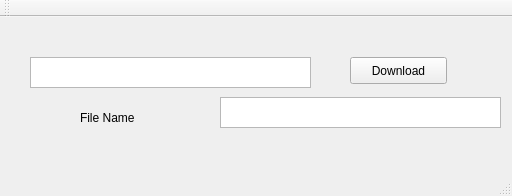
<?xml version="1.0" encoding="UTF-8"?>
<ui version="4.0">
 <class>MainWindow</class>
 <widget class="QMainWindow" name="MainWindow">
  <property name="geometry">
   <rect>
    <x>0</x>
    <y>0</y>
    <width>512</width>
    <height>196</height>
   </rect>
  </property>
  <property name="windowTitle">
   <string>MainWindow</string>
  </property>
  <widget class="QWidget" name="centralWidget">
   <widget class="QPushButton" name="pushButton">
    <property name="geometry">
     <rect>
      <x>350</x>
      <y>40</y>
      <width>97</width>
      <height>27</height>
     </rect>
    </property>
    <property name="text">
     <string>Download</string>
    </property>
   </widget>
   <widget class="QTextEdit" name="textEdit">
    <property name="geometry">
     <rect>
      <x>30</x>
      <y>40</y>
      <width>281</width>
      <height>31</height>
     </rect>
    </property>
   </widget>
   <widget class="QTextEdit" name="fileName">
    <property name="geometry">
     <rect>
      <x>220</x>
      <y>80</y>
      <width>281</width>
      <height>31</height>
     </rect>
    </property>
   </widget>
   <widget class="QLabel" name="label">
    <property name="geometry">
     <rect>
      <x>80</x>
      <y>80</y>
      <width>91</width>
      <height>41</height>
     </rect>
    </property>
    <property name="text">
     <string>File Name</string>
    </property>
   </widget>
  </widget>
  <widget class="QMenuBar" name="menuBar">
   <property name="geometry">
    <rect>
     <x>0</x>
     <y>0</y>
     <width>512</width>
     <height>25</height>
    </rect>
   </property>
  </widget>
  <widget class="QToolBar" name="mainToolBar">
   <attribute name="toolBarArea">
    <enum>TopToolBarArea</enum>
   </attribute>
   <attribute name="toolBarBreak">
    <bool>false</bool>
   </attribute>
  </widget>
  <widget class="QStatusBar" name="statusBar"/>
 </widget>
 <layoutdefault spacing="6" margin="11"/>
 <resources/>
 <connections/>
</ui>
